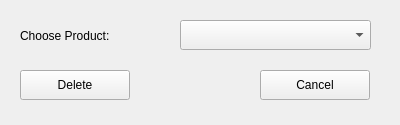
<?xml version="1.0" encoding="UTF-8"?>
<ui version="4.0">
 <class>DeleteProductWindow</class>
 <widget class="QWidget" name="DeleteProductWindow">
  <property name="geometry">
   <rect>
    <x>0</x>
    <y>0</y>
    <width>400</width>
    <height>125</height>
   </rect>
  </property>
  <property name="windowTitle">
   <string>Delete Product</string>
  </property>
  <widget class="QPushButton" name="delete_btn">
   <property name="geometry">
    <rect>
     <x>20</x>
     <y>70</y>
     <width>110</width>
     <height>30</height>
    </rect>
   </property>
   <property name="text">
    <string>Delete</string>
   </property>
  </widget>
  <widget class="QPushButton" name="cancel_btn">
   <property name="geometry">
    <rect>
     <x>260</x>
     <y>70</y>
     <width>110</width>
     <height>30</height>
    </rect>
   </property>
   <property name="text">
    <string>Cancel</string>
   </property>
  </widget>
  <widget class="QLabel" name="label">
   <property name="geometry">
    <rect>
     <x>20</x>
     <y>20</y>
     <width>151</width>
     <height>31</height>
    </rect>
   </property>
   <property name="text">
    <string>Choose Product:</string>
   </property>
  </widget>
  <widget class="QComboBox" name="comboBox">
   <property name="geometry">
    <rect>
     <x>180</x>
     <y>20</y>
     <width>191</width>
     <height>30</height>
    </rect>
   </property>
  </widget>
 </widget>
 <resources/>
 <connections/>
</ui>
